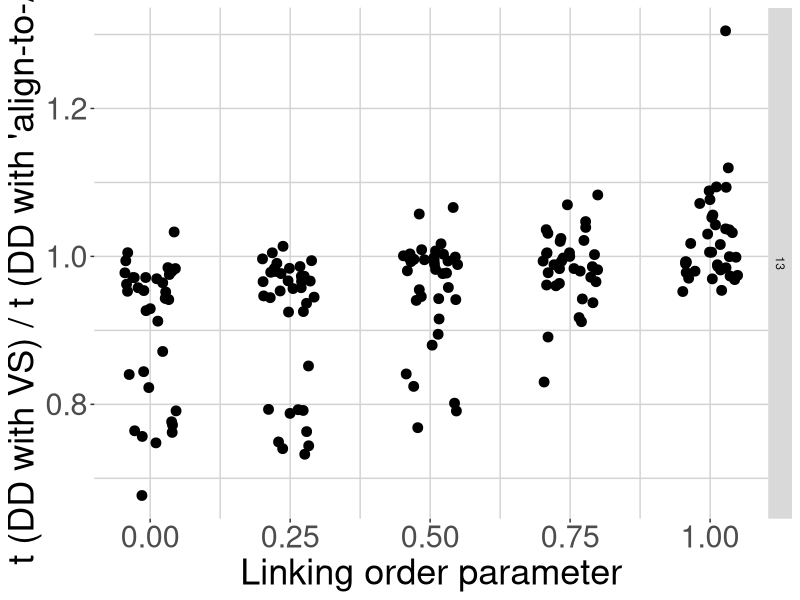
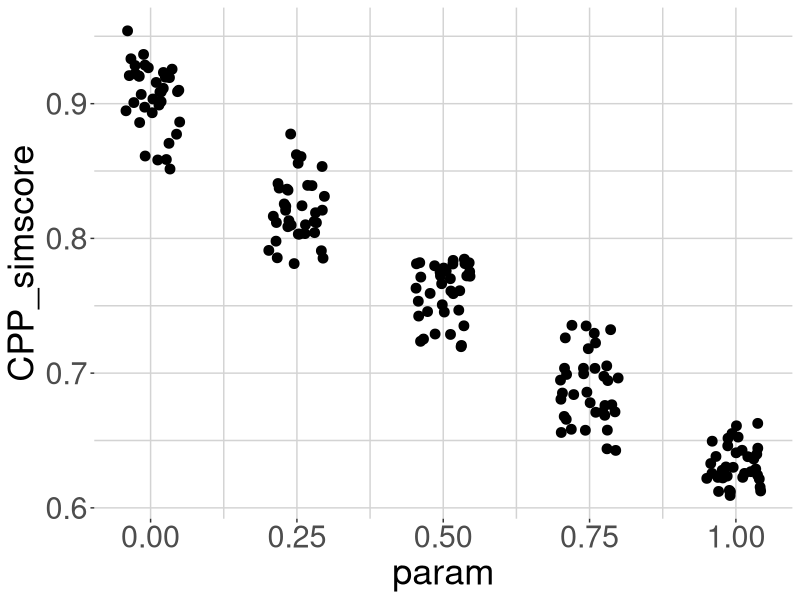
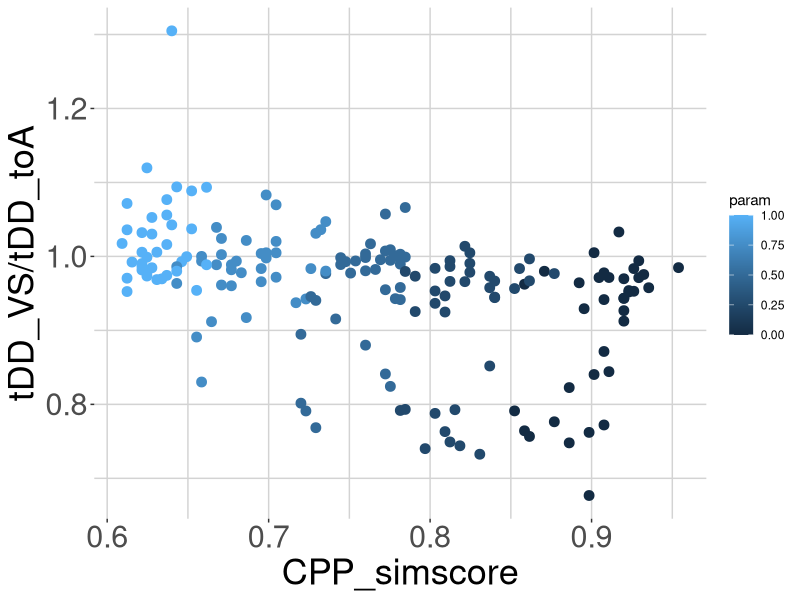
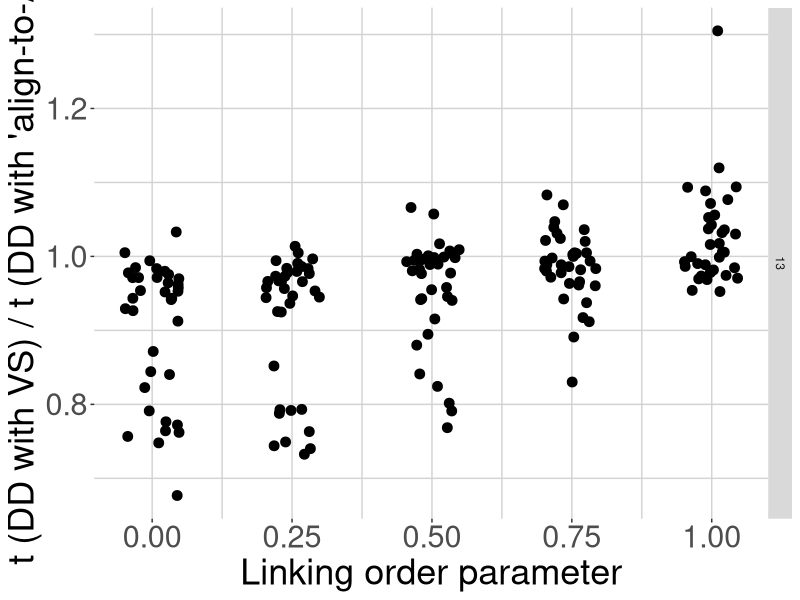

R code for these plots, in order:
library(ggplot2)

## df = read.csv("./run_logs/2023-01-03_jUFLP_simscores.csv",
##               stringsAsFactors = FALSE)

df = read.csv("./run_logs/2022-12-06_jUFLP_simscores.csv",
              stringsAsFactors = FALSE)

ggplot(df)+
  geom_jitter(aes(x = param, y = tDD_VS / tDD_toA), width=0.05, size=3)+
  theme(
    axis.text.x = element_text(size=22),
    axis.text.y = element_text(size=22),
    axis.title.x = element_text(size = 26),
    axis.title.y = element_text(size = 26),
    panel.background = element_blank(),
    panel.grid.major = element_line(size = 0.5, linetype = 'solid',
                                    colour = "lightgrey"),
    panel.grid.minor.x = element_line(size=0.5,linetype = 'solid', colour = "lightgrey"),
    panel.grid.minor.y = element_line(size=0.5,linetype = 'solid', colour = "lightgrey"))+
  xlab("Linking order parameter")+
  ylab("t (DD with VS) / t (DD with 'align-to-A')")+
  facet_grid(M ~ .)
    ## end of styling

ggsave("figures/fig_jUFLP_simscores.eps", width = 16, height = 10)

ggplot(df)+
  geom_jitter(aes(x = param, y = CPP_simscore), width=0.05, size=3)+
  theme(
    axis.text.x = element_text(size=22),
    axis.text.y = element_text(size=22),
    axis.title.x = element_text(size = 26),
    axis.title.y = element_text(size = 26),
    panel.background = element_blank(),
    panel.grid.major = element_line(size = 0.5, linetype = 'solid',
                                    colour = "lightgrey"),
    panel.grid.minor.x = element_line(size=0.5,linetype = 'solid', colour = "lightgrey"),
    panel.grid.minor.y = element_line(size=0.5,linetype = 'solid', colour = "lightgrey"))
## end of styling

ggplot(df)+
  geom_point(aes(x=CPP_simscore, y=tDD_VS / tDD_toA, color=param), size=3)+
  theme(
    axis.text.x = element_text(size=22),
    axis.text.y = element_text(size=22),
    axis.title.x = element_text(size = 26),
    axis.title.y = element_text(size = 26),
    panel.background = element_blank(),
    panel.grid.major = element_line(size = 0.5, linetype = 'solid',
                                    colour = "lightgrey"),
    panel.grid.minor.x = element_line(size=0.5,linetype = 'solid', colour = "lightgrey"),
    panel.grid.minor.y = element_line(size=0.5,linetype = 'solid', colour = "lightgrey"))
## end of styling
